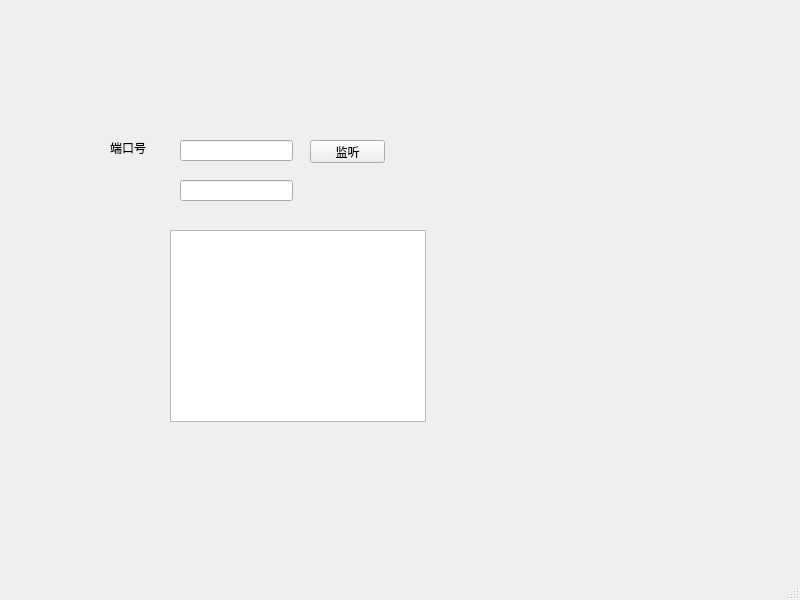
<?xml version="1.0" encoding="UTF-8"?>
<ui version="4.0">
 <class>MainWindow</class>
 <widget class="QMainWindow" name="MainWindow">
  <property name="geometry">
   <rect>
    <x>0</x>
    <y>0</y>
    <width>800</width>
    <height>600</height>
   </rect>
  </property>
  <property name="windowTitle">
   <string>MainWindow</string>
  </property>
  <widget class="QWidget" name="centralwidget">
   <widget class="QLineEdit" name="lineEdit_port">
    <property name="geometry">
     <rect>
      <x>180</x>
      <y>140</y>
      <width>113</width>
      <height>21</height>
     </rect>
    </property>
   </widget>
   <widget class="QLabel" name="label">
    <property name="geometry">
     <rect>
      <x>110</x>
      <y>140</y>
      <width>53</width>
      <height>15</height>
     </rect>
    </property>
    <property name="text">
     <string>端口号</string>
    </property>
   </widget>
   <widget class="QPushButton" name="pushButton_listen">
    <property name="geometry">
     <rect>
      <x>310</x>
      <y>140</y>
      <width>75</width>
      <height>23</height>
     </rect>
    </property>
    <property name="text">
     <string>监听</string>
    </property>
   </widget>
   <widget class="QLineEdit" name="lineEdit_connect">
    <property name="geometry">
     <rect>
      <x>180</x>
      <y>180</y>
      <width>113</width>
      <height>21</height>
     </rect>
    </property>
   </widget>
   <widget class="QListWidget" name="listWidget_msg">
    <property name="geometry">
     <rect>
      <x>170</x>
      <y>230</y>
      <width>256</width>
      <height>192</height>
     </rect>
    </property>
   </widget>
  </widget>
  <widget class="QMenuBar" name="menubar">
   <property name="geometry">
    <rect>
     <x>0</x>
     <y>0</y>
     <width>800</width>
     <height>21</height>
    </rect>
   </property>
  </widget>
  <widget class="QStatusBar" name="statusbar"/>
 </widget>
 <resources/>
 <connections/>
</ui>
